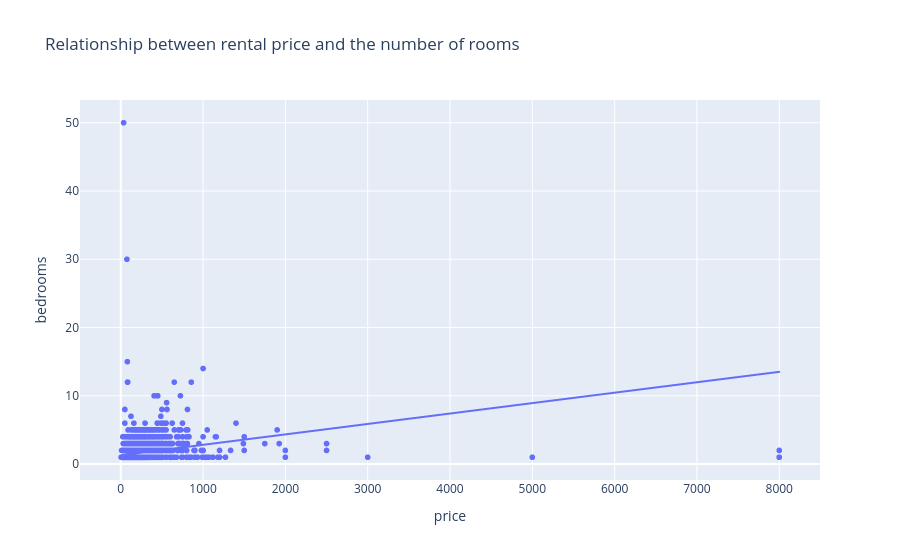

Notebook code for this chart:
### Code cell
fig = px.scatter(
    relationship,
    x='price',
    y='bedrooms',
    trendline='ols',
    title='Relationship between rental price and the number of rooms'
)

fig.show()

### Figure 1 — Plotly figure (JSON) as saved in the notebook; plotly's stock layout.template omitted (floating-point values rounded to 4 significant figures; data arrays with more than 128 entries replaced by an {"elided": "..."} marker saying what was removed)
{"data": [{"hovertemplate": "price=%{x}<br>bedrooms=%{y}<extra></extra>", "legendgroup": "", "marker": {"color": "#636efa", "symbol": "circle"}, "mode": "markers", "name": "", "showlegend": false, "type": "scattergl", "x": {"elided": "17825 int values"}, "xaxis": "x", "y": {"elided": "17825 float values"}, "yaxis": "y"}, {"hovertemplate": "<b>OLS trendline</b><br>bedrooms = 0.00152734 * price + 1.29306<br>R<sup>2</sup>=0.062030<br><br>price=%{x}<br>bedrooms=%{y} <b>(trend)</b><extra></extra>", "legendgroup": "", "marker": {"color": "#636efa", "symbol": "circle"}, "mode": "lines", "name": "", "showlegend": false, "type": "scattergl", "x": {"elided": "16858 int values"}, "xaxis": "x", "y": {"elided": "16858 float values"}, "yaxis": "y"}], "layout": {"legend": {"tracegroupgap": 0}, "title": {"text": "Relationship between rental price and the number of rooms"}, "xaxis": {"anchor": "y", "domain": [0, 1], "title": {"text": "price"}}, "yaxis": {"anchor": "x", "domain": [0, 1], "title": {"text": "bedrooms"}}}}
